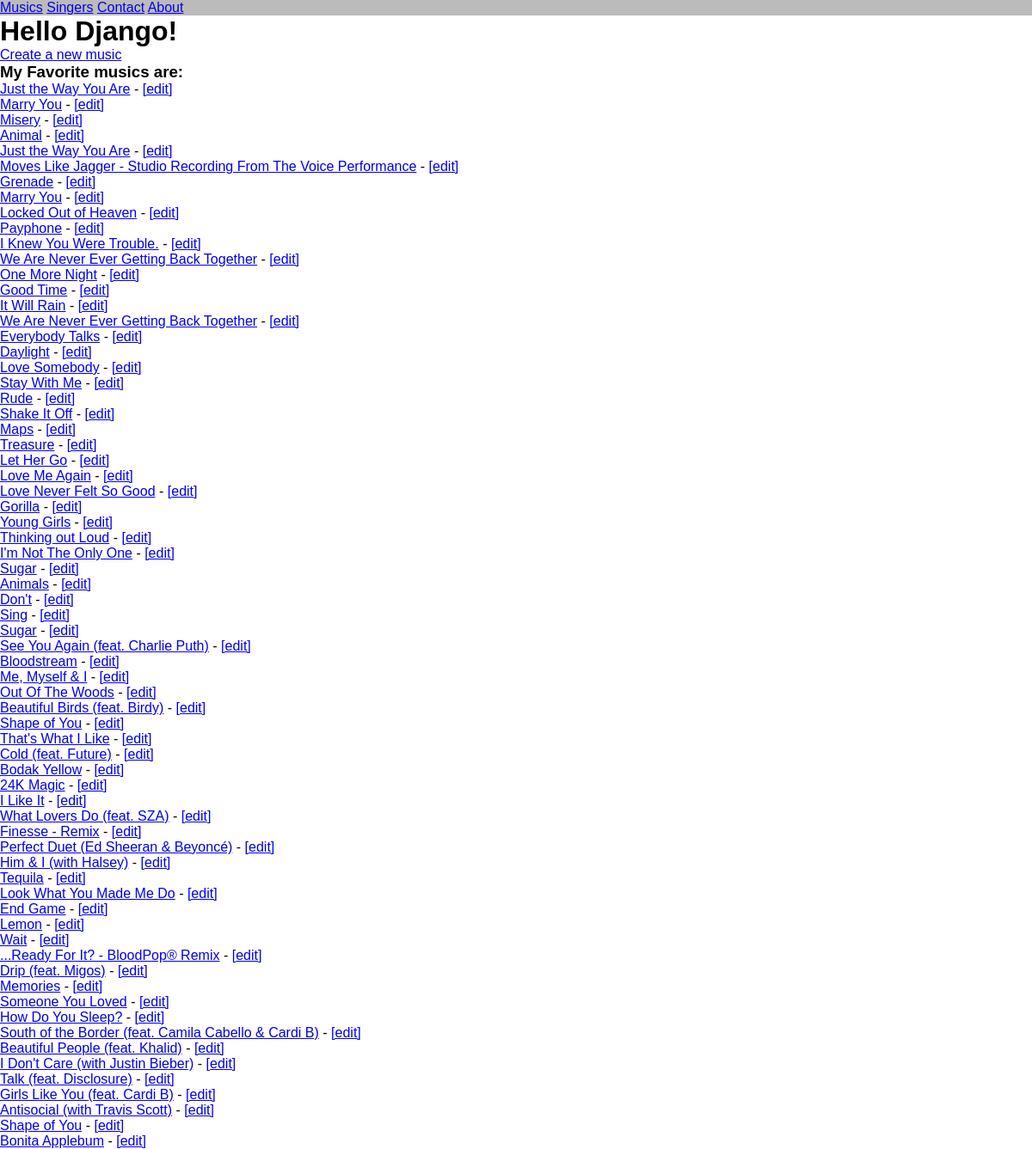
Page /music/ on the earlier database version.
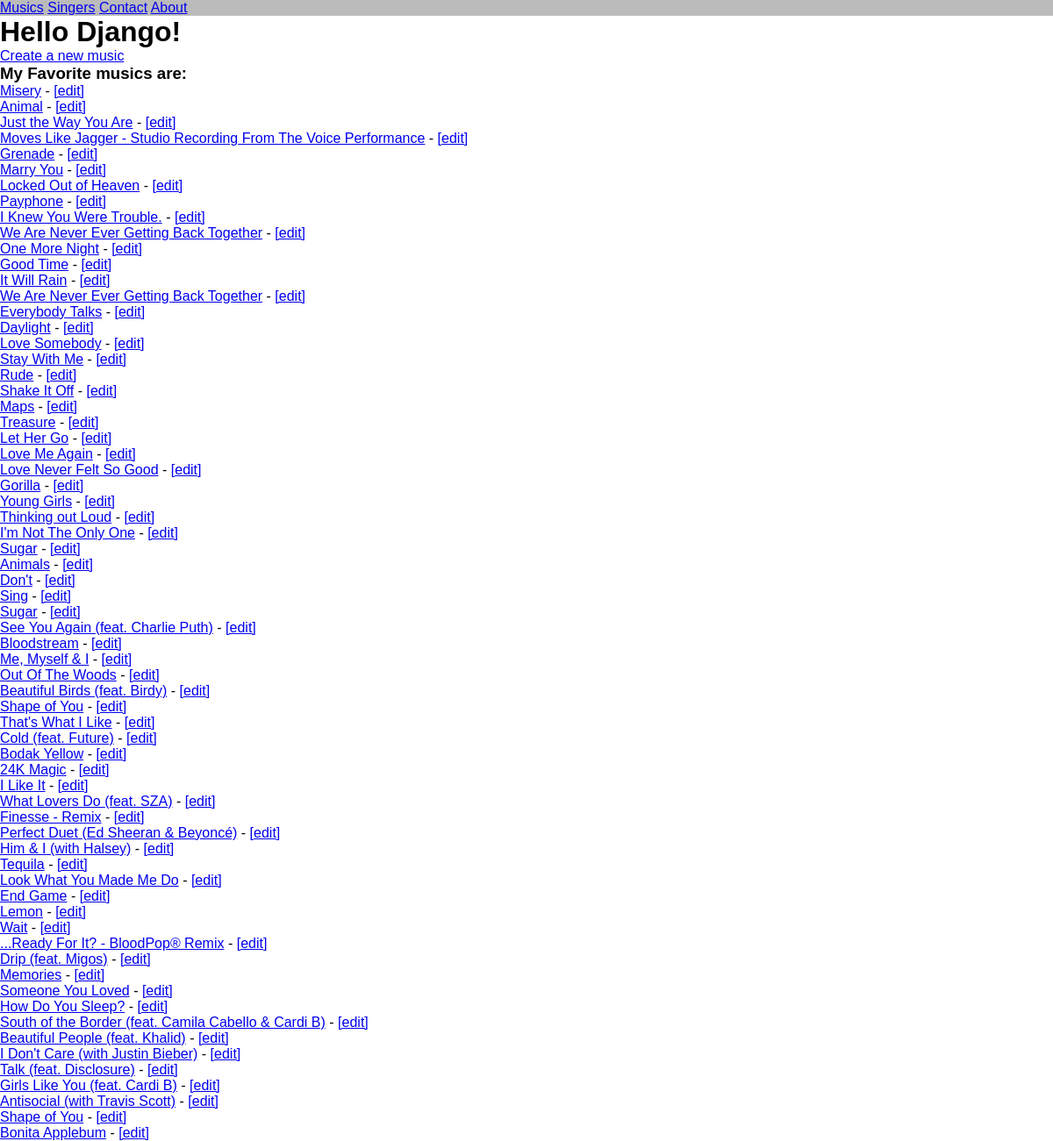
Same page on the later database version.
### listings/models.py (models this page shows, shortened)
class Band(models.Model):
    class Genre(models.TextChoices):
        HIP_HOP = 'HH'
        POP = 'PO'
        INDIE_POP = 'IP'
        CONTEMPORARY_COUNTRY = 'CC'
        ALTERNATIVE_RB = 'AR'
        FOLK_POP = 'FP'
    class Type(models.TextChoices):
        RECORDS = 'REC'
        CLOTHING = 'CLOT'
        POSTERS = 'POST'
        MISCELLANEOUS = 'MIS'
    title = models.fields.CharField(max_length=200, default='')
    genre = models.fields.CharField(choices=Genre.choices, max_length=5, default='')
    year_formed = models.fields.IntegerField(validators=[MinValueValidator(1900), MaxValueValidator(2023)], default=2000)
    sold = models.fields.BooleanField(default=False)
    type = models.fields.CharField(choices=Type.choices, max_length=6, default='')
    singer = models.ForeignKey(Singers, null=True, on_delete=models.SET_NULL)

### listings/views.py (the view)
# urls.py: path('music/', views.music_list, name='music-list'),
def music_list(request):
    bands = Band.objects.all()
    return render(request,
                'listings/music_list.html',
                  {'bands': bands})

### listings/templates/listings/music_list.html
{% extends 'listings/base.html' %}
{% block content %}
<h1>Hello Django!</h1>
<a href="{% url 'music-create' %}">Create a new music</a>
<h3>My Favorite musics are:</h3>
<ul>
    {% for title in bands %}
        <li>
            <a href="{% url 'music-detail' title.id %}">{{title.title}}</a>
            - <a href="{% url 'music-change' title.id %}">[edit]</a>
        </li>
    {% endfor %}
</ul>
{% endblock %}

Differences in the rows shown:
removed Band: title "Just the Way You Are"
removed Band: title "Marry You"
